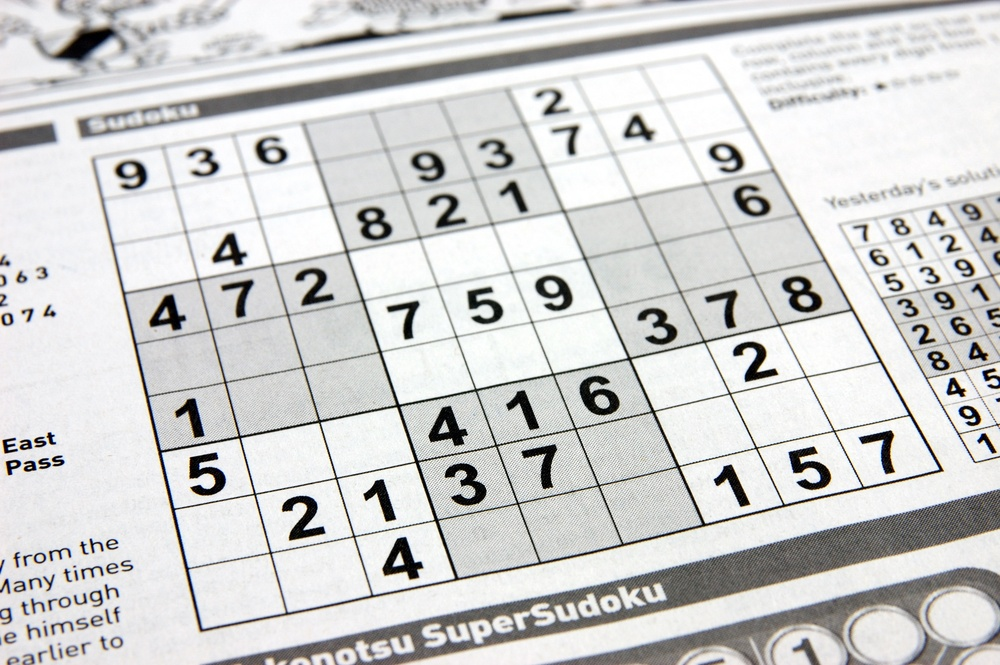
#> input picture sudoku.jpg, 1000 x 665 px, shrunk from 3008 x 2000 before the run, found by its file name
$ jupyter execute --allow-errors Lab01.ipynb
#> lines starting #> are read from the running program, lines starting #| are printed output that depends on the picture
[cell 1]
import cv2
import numpy as mp
import matplotlib.pyplot as plt
import os
import glob

[cell 2]
img_gray = cv2.imread('images/sudoku.jpg', cv2.IMREAD_GRAYSCALE)
#> img_gray: shape (665, 1000); min 0, max 255, mean 208.2

[cell 3]
print("Grayscale Image Shape:", img_gray.shape)
#| Grayscale Image Shape: (665, 1000)

[cell 4]
print("Top-left 5x5 pixel values:\n", img_gray[0:5, 0:5])
#| Top-left 5x5 pixel values:
#|  [[221 221 220 218 216]
#|  [222 222 221 221 220]
#|  [222 222 223 223 223]
#|  [224 224 224 224 224]
#|  [226 226 226 226 225]]

[cell 5]
plt.figure(figsize=(6,6))
plt.imshow(img_gray, cmap='gray')
plt.title("Grayscale Image")
plt.axis('off')
plt.show()

[cell 6]
img_dog_gray = cv2.imread('images/dog800x600.jpg', cv2.IMREAD_GRAYSCALE)
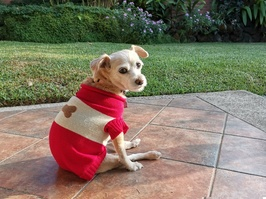
#> input picture dog800x600.jpg, 266 x 199 px, shrunk from 800 x 600 before the run, found by its file name
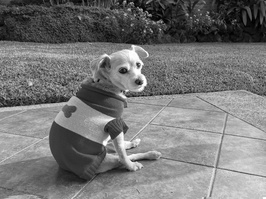
#> img_dog_gray: shape (199, 266); min 0, max 255, mean 118.4

[cell 7]
print("Dog Grayscale Shape:", img_dog_gray.shape)
#| Dog Grayscale Shape: (199, 266)

[cell 8]
plt.figure(figsize=(6,6))
plt.imshow(img_dog_gray, cmap='gray')
plt.title("Dog_Loaded as Grayscale")
plt.axis('off')
plt.show()

[cell 9]
img_bgr = cv2.imread('images/dog800x600.jpg')
#> img_bgr is the input picture: shape (199, 266, 3); mean B, G, R 99.8, 116.9, 128.4

[cell 10]
print("colour Image Shape:", img_bgr.shape)
#| colour Image Shape: (199, 266, 3)

[cell 11]
pixel = img_bgr[100, 100]
#> pixel = [16, 5, 129]
print(f"Pixel at (100, 100): {pixel}")
#| Pixel at (100, 100): [ 16   5 129]

[cell 12]
plt.figure(figsize=(6, 6))
plt.imshow(img_bgr)
plt.title("Incorrect colour (BGR)")
plt.axis('off')
plt.show()

[cell 13]
plt.figure(figsize=(6, 6))
plt.imshow(img_bgr)
plt.title("Correct colour (RGB)")
plt.axis('off')
plt.show()

[cell 14]
img_rgba = cv2.imread('images/stickanimalsRGBA.png', cv2.IMREAD_UNCHANGED)
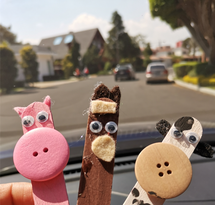
#> input picture stickanimalsRGBA.png, 215 x 205 px, shrunk from 648 x 617 before the run, found by its file name
#> img_rgba is the input picture: shape (205, 215, 4); mean B, G, R, A 112.6, 124.5, 146, 255

[cell 15]
print("RGBA Image Shape:", img_rgba.shape)
#| RGBA Image Shape: (205, 215, 4)

if img_rgba.shape[2] == 4:
    print("Image has 4 channels: R, G, B, Alpha")

[cell 16]
img_rgba_corrected = cv2.cvtColor(img_rgba, cv2.COLOR_BGRA2RGBA)

plt.figure(figsize=(6,6))
plt.imshow(img_rgba_corrected)
plt.title("RGBA Image with Transparency")
plt.axis('off')
plt.show()
